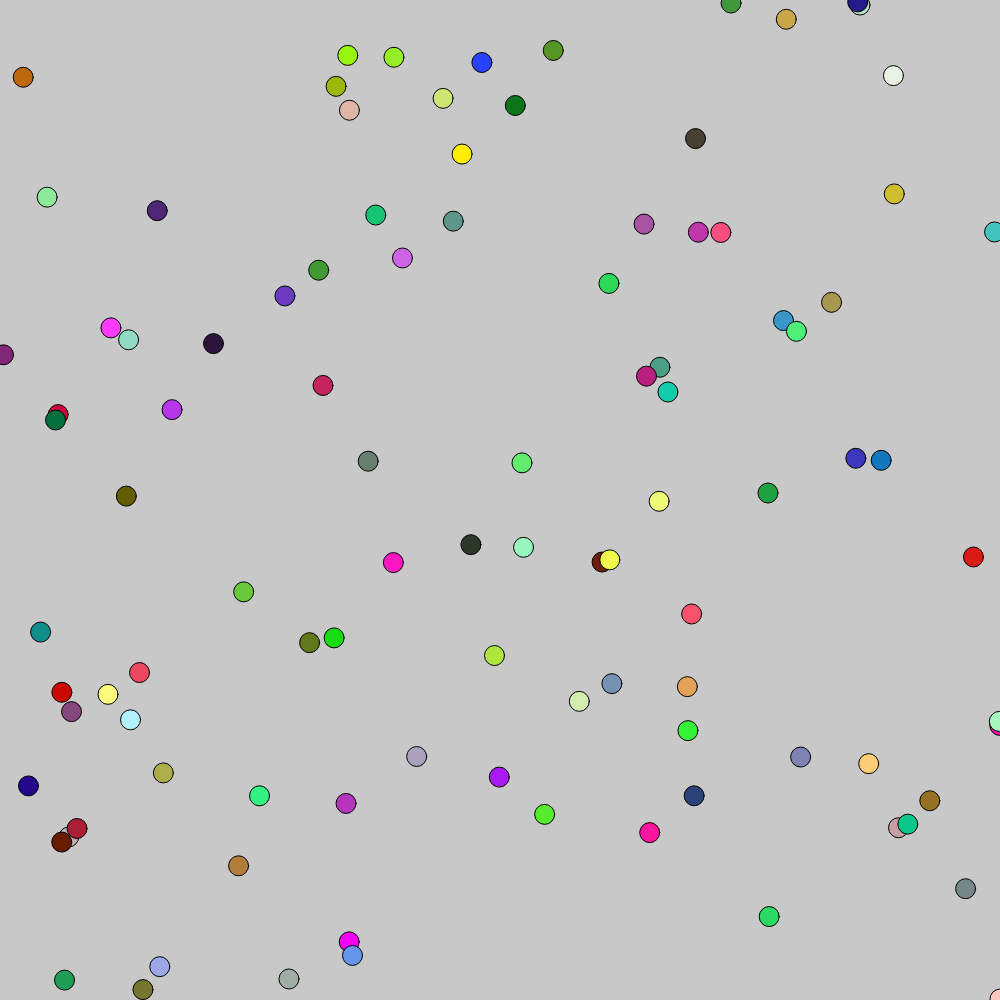
Frame 1 (no input)
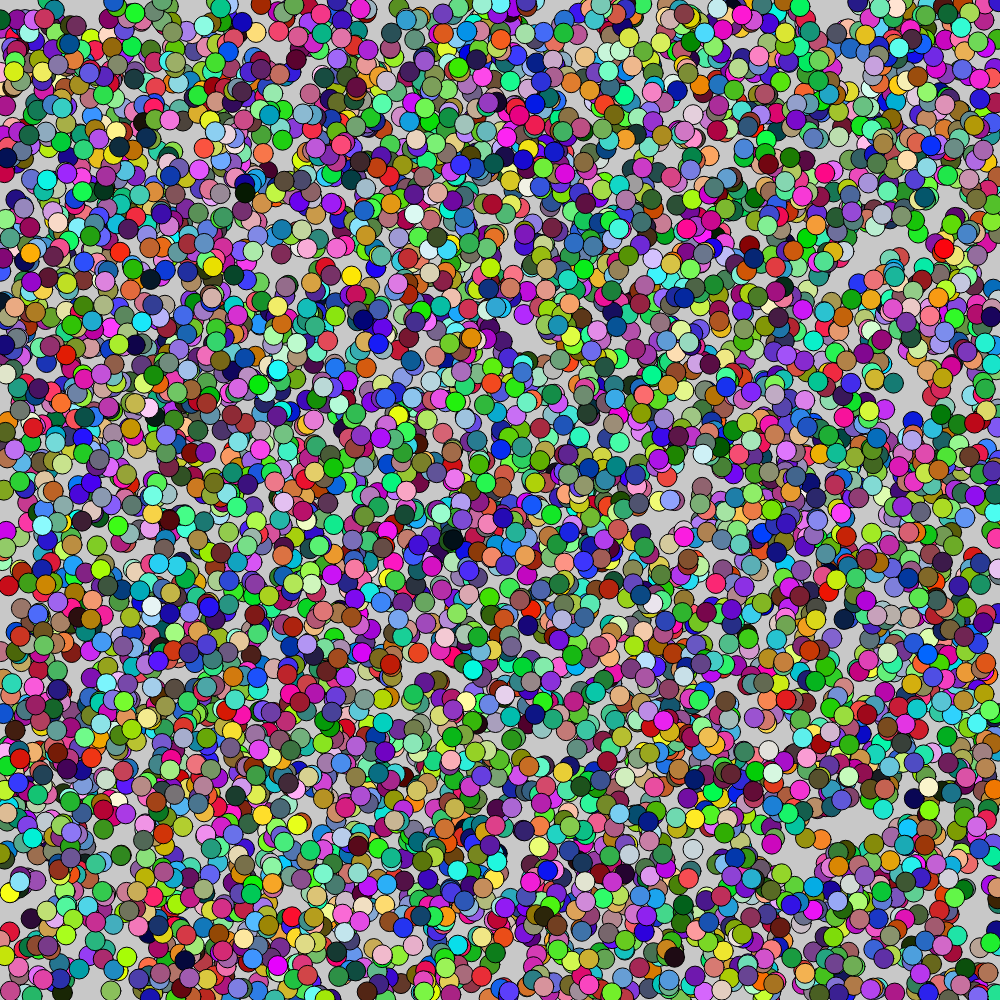
Frame 60 (no input)
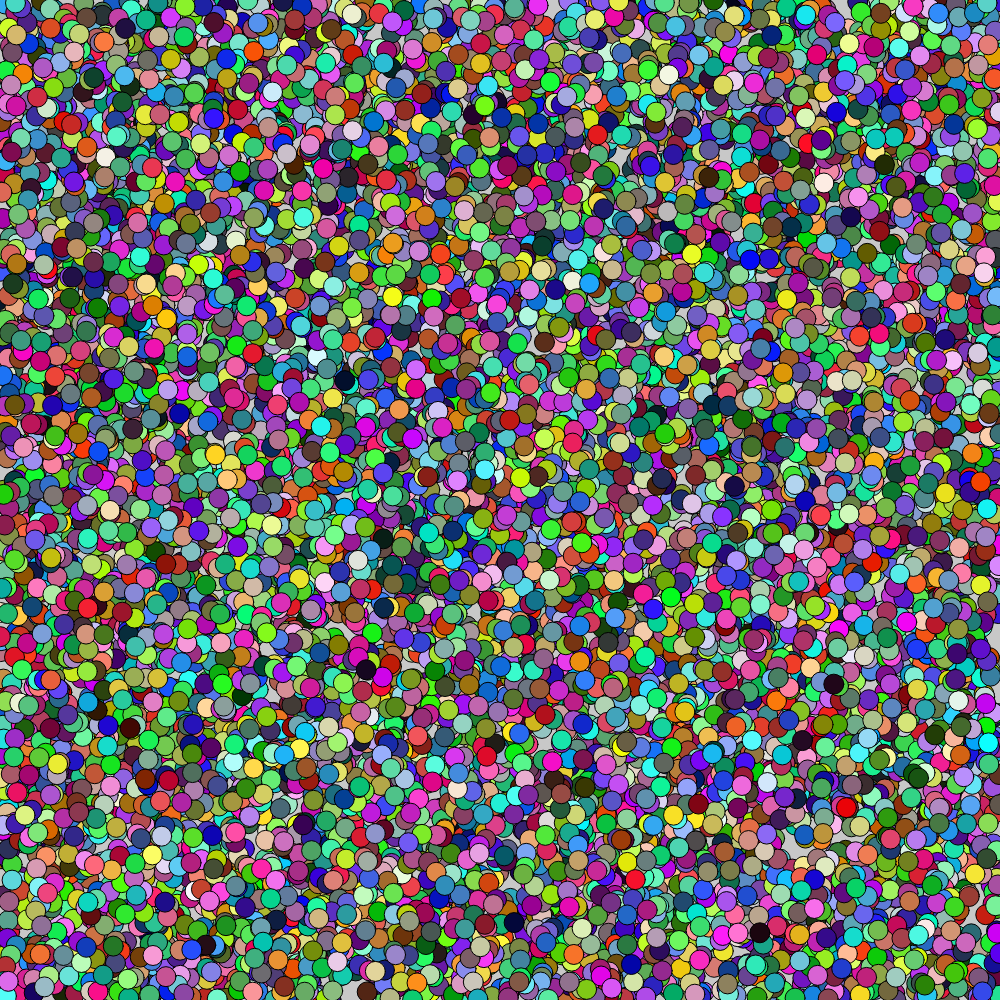
Frame 120 (the mouse pressed at the canvas centre since frame 60)

The p5.js sketch that drew these frames (run headless with seeded random() and noise() and a simulated clock; from frame 60 on, the mouse is pressed at the canvas centre):

// p5.js sketch
// ── sketch.js

var wheelObj;

function setup()
{
	//create your canvas here
	createCanvas(1000, 1000);
	background(200);

	wheelObj = {
		x: 500,
		y: 500,
		width: 20,
		height: 20
	}

}



function draw()
{

	//do your drawing here
	for(let i = 0; i < 100; i++){

	let color1 = random(0, 255);
    let color2 = random(0, 255);
    let color3 = random(0, 255);
    let x = random(0, width); // Use 'width' of canvas instead of hardcoded 500
    let y = random(0, height); // Use 'height' of canvas instead of hardcoded 500
    let ellipseHeight = random(0, 100);
	let ellipseWidth = random(0, 100);

	fill(color1, color2, color3);

	ellipse(x, y, wheelObj.width, wheelObj.height);


	}

}
